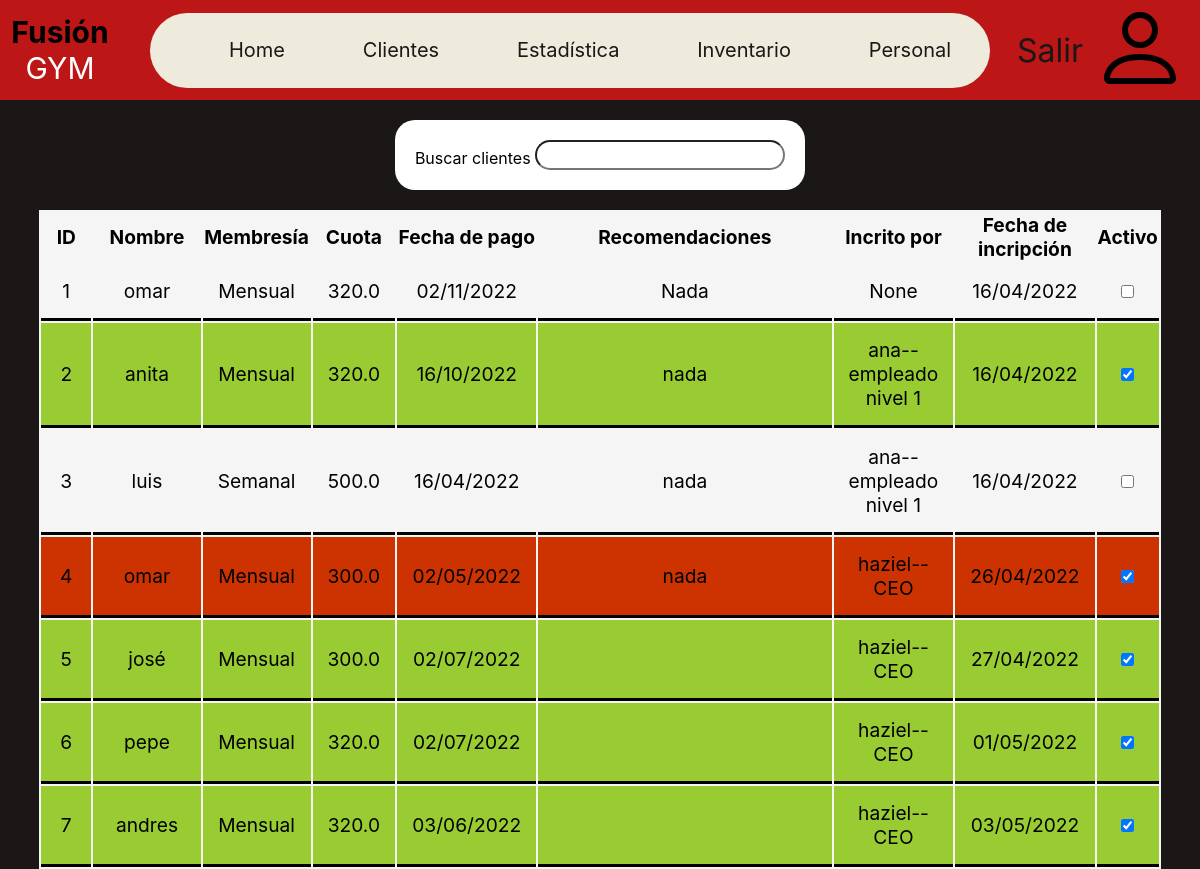
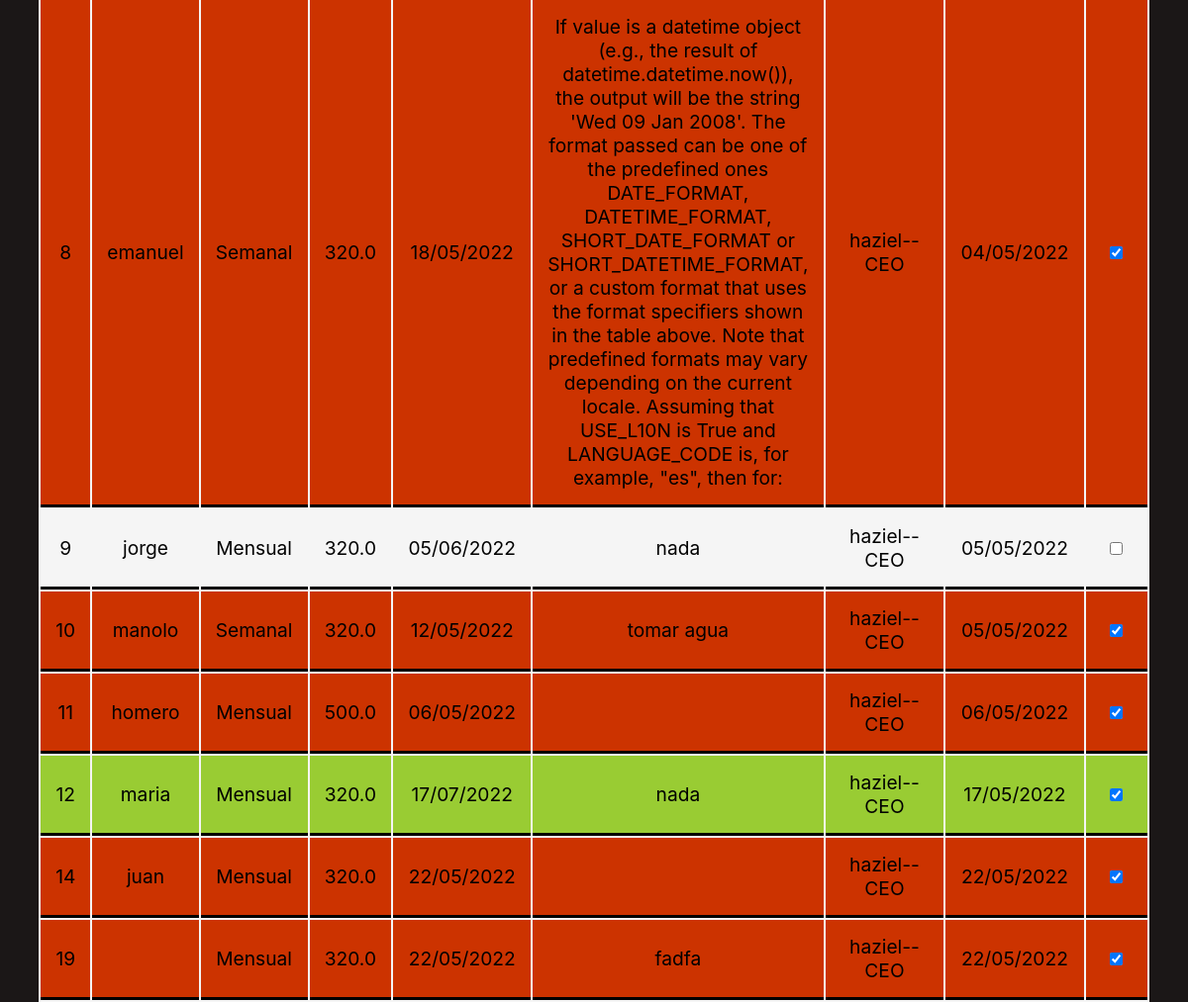
/clientes (signed in), run on an earlier commit of the app's database (2 pictures, top to bottom).
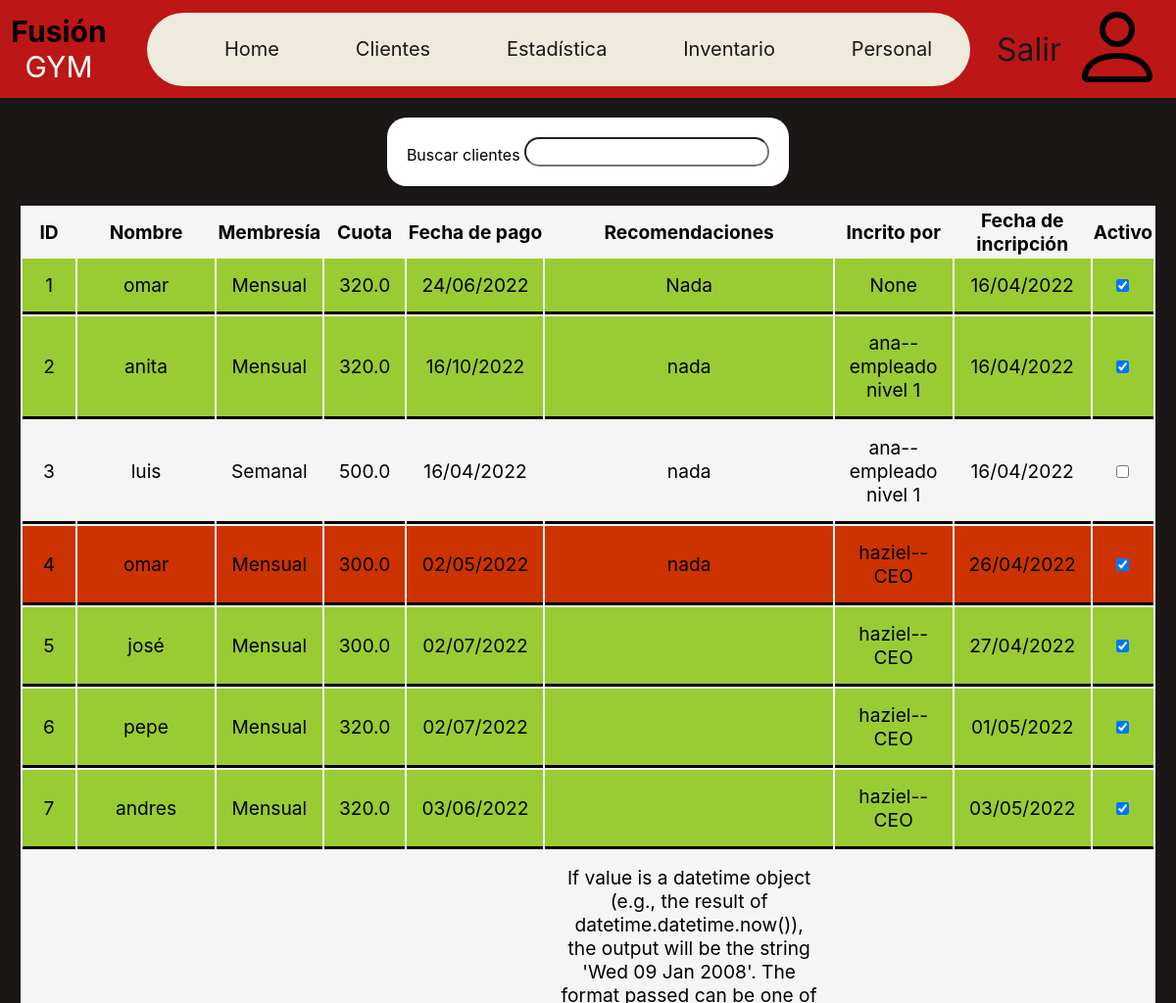
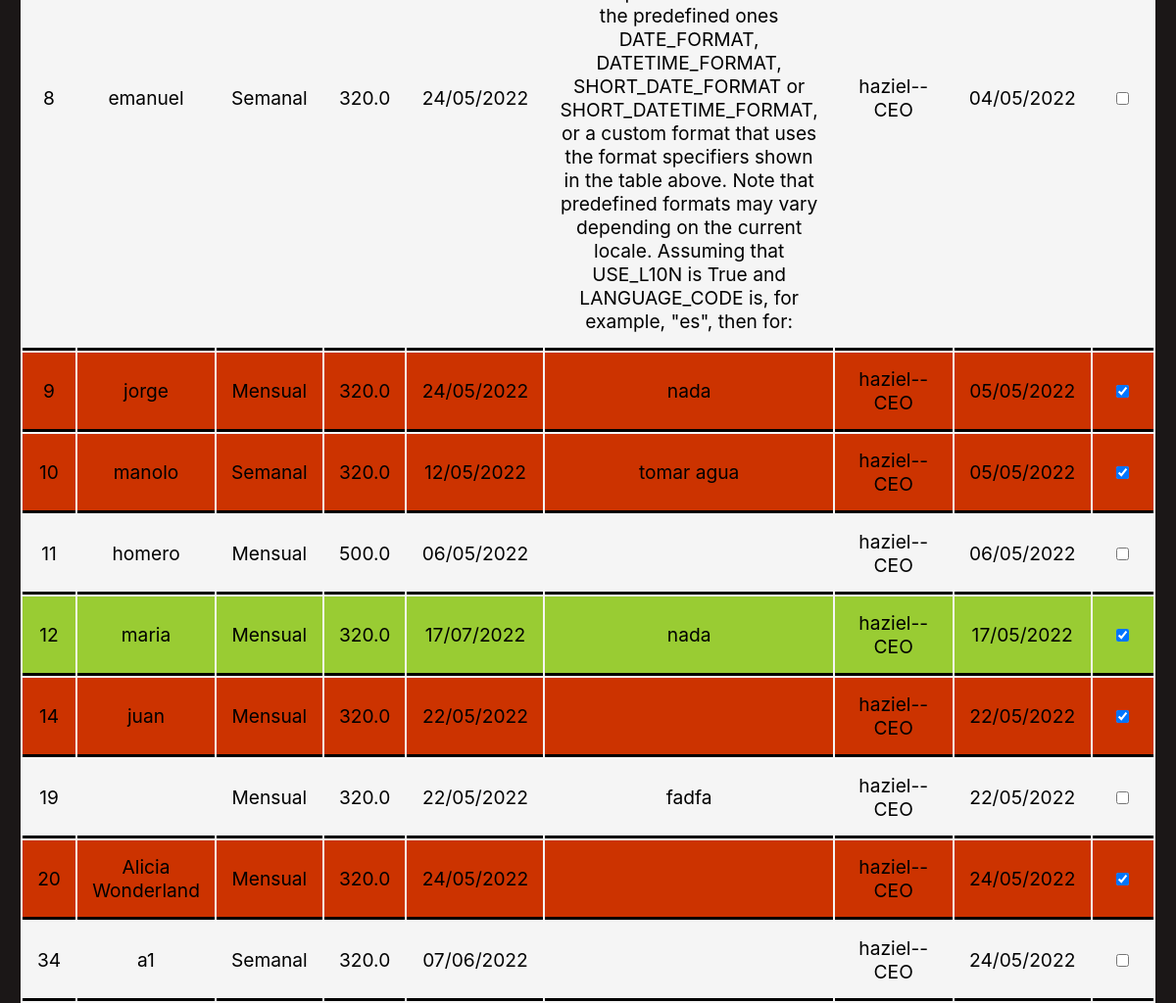
And on a later commit of the database (2 pictures, top to bottom).
### base/models.py (models this page shows, shortened)
class Client(models.Model):
    client_type = ('month', 'week', 'visit')
    client_type_readable = tuple(zip(client_type, client_type))
    inscription = models.DateTimeField(auto_now_add=True)
    membership = models.CharField(
        max_length=50, choices=client_type_readable, default=client_type[0])
    name = models.CharField(max_length=100)
    register_by = models.ForeignKey(
        Staff, on_delete=models.SET_NULL, null=True)
    inscription = models.DateTimeField(auto_now_add=True)
    fee = models.FloatField()
    paid_until = models.DateTimeField(auto_now_add=True)
    advice = models.TextField(default='')
    is_active = models.BooleanField(default=True)
    charges = models.FloatField(default=0)

class Staff(AbstractUser):
    username = models.CharField(max_length=200, default="", unique=True)
    RANKS = (
        'CEO', 'segundo al mando',
        'empleado nivel 1', 'empleado nivel 2')
    ranks_readable = tuple(zip(RANKS, RANKS))
    rank = models.CharField(
        max_length=50, choices=ranks_readable, default=RANKS[-1])
    def __str__(self):
        return f'{self.username}--{self.rank}'

### base/views.py (the view)
# urls.py: path('clientes',views.clients,name='clients'),
@login_required(login_url='login-page')
def clients(req):
    updateClient()
    q = req.GET.get('q') if req.GET.get('q') != None else ''
    clients = Client.objects.filter(Q(name__icontains=q))
    context = {'title':'Clientes', 'clients':clients}
    return render(req,'base/clients.html',context)

### stats/utils/updateClient.py (called while the page is built)
def surcharge(c):
    pass

def updateClient():
    clients = Client.objects.all()
    for c in clients:
        if c.is_active :
            surcharge(c)

### base/templates/base/clients.html (shortened to what this page needs)
{% extends 'main.html' %} {% load static %} {% block content %}
<link rel="stylesheet" href="{% static 'styles/clients.css' %}" />
{% include 'menu.html' %}
<div class="search-clt">
  <form method="GET" action="{% url 'clients' %}">
    <label for="">Buscar clientes</label>
    <input type="search" id="search-bar" name="q" />
  </form>
</div>
<main>
  <table id="table_id">
    <tr>
      <th>ID</th>
      <th>Nombre</th>
      <th>Membresía</th>
      <th>Cuota</th>
      <th>Fecha de pago</th>
      <th>Recomendaciones</th>
      <th>Incrito por</th>
      <th>Fecha de incripción</th>
      <th>Activo</th>
    </tr>
    {% for clt in clients %}
    <tr class="client">
      <td>{{clt.id}}</td>
      <td>{{clt.name}}</td>
      <td>
        {% if clt.membership == 'week' %} Semanal {% else %} Mensual {% endif %}
      </td>
      <td>{{clt.fee}}</td>
      <td class="dateUntil">{{clt.paid_until|date:"d/m/Y"}}</td>
      <td>{{clt.advice}}</td>
      <td>{{clt.register_by}}</td>
      <td>{{clt.inscription|date:"d/m/Y"}}</td>
      <td >
        <input  class ="is_active" id="active{{clt.id}}" type="checkbox" {% if clt.is_active %} checked {% endif %}>
      </td>
    </tr>
    {% endfor %}
  </table>
</main>
{% endblock content %}

### templates/main.html (shortened to what this page needs)
{% load static %}
<!DOCTYPE html>
<html lang="en">
<head>
    <link rel="stylesheet" href="{% static 'styles/main.css' %}">
    <link rel="stylesheet" href="{% static 'styles/modal.css'%}">
</head>
<body>
    {% block content %}
    {% endblock content %}
</body>
</html>

### templates/menu.html
{% load static %}
<div class="menu">
  {% include 'logo.html' %}
  <ul class="menu-bar">
    <li><a href="{% url 'home' %}">Home</a></li>
    <li>
     <a href="{% url 'clients' %}">Clientes</a>
    </li>
    <li>
    <a href="{% url 'stats' %}">Estadística</a>
    </li>
    <li><a href="{% url 'inventory' %}">Inventario</a></li>
    <li>
      <a href="{% url 'staff'%}">Personal</a>
    </li>
  </ul>
  <a href="{% url 'logout' %}" id="logout_a">Salir</a>
   <a href="{% url 'settings' %}"><img src="{% static 'icons/person.svg' %}" alt="user" /> </a>
</div>

### templates/logo.html
{% load static %}
<link rel="stylesheet" href="{% static 'styles/logo.css' %}">
<div class="logo">
        <span id="fusion-span">Fusión</span> <span id="gym-span">GYM</span>
</div>

### static/styles/main.css (style rules this page uses)
body { box-sizing: border-box; background-color: #1b1717; font-family: 'inter'; overflow-x: hidden; }
*, *::after, *::before { box-sizing: inherit; margin: 0; }
.menu { position: sticky; top: 0; font-size: 20px; background-color: #bd1616; height: 100px; display: grid; grid-template-columns: 10vw 75vw 5vw 10vw; grid-template-rows: 100px; justify-items: center; align-items: center; }
.menu a { text-decoration: none; color:#1b1717; }
#logout_a { font-size: 2rem; }
.menu img { width:8vw; }
.menu-bar { background-color: #eeebdd; height: 75%; width: 70vw; border-radius: 44px; list-style: none; display: flex; justify-content: space-around; flex-wrap: wrap; align-items: center; }

### static/styles/clients.css (style rules this page uses)
.search-clt { margin:20px; margin-left: auto; margin-right: auto; display: flex; align-items: center; padding: 10px; width: fit-content; border-radius: 20px; background-color: white; }
.search-clt >* { margin: 10px; }
#search-bar { width: 250px; height: 30px; border-radius: 25px; font-size: 25px; }
main { overflow-x: auto; }
table { background-color: whitesmoke; margin:auto; width:90%; font-size:1.2rem; }
td { border-bottom: 3px solid #000; padding: 15px; text-align: center; }

### static/styles/logo.css (style rules this page uses)
.logo { margin-left:50%; margin-right:50%; font-size:30px; text-align:center; user-select: none; }
#fusion-span { font-weight: bold; }
#gym-span { color:white; }

What changed in the data, as far as the page shows it:
changed Client "Nada": paid_until "02/11/2022" → "24/06/2022"; is_active "☐" → "☑"
changed Client "emanuel": paid_until "18/05/2022" → "24/05/2022"; is_active "☑" → "☐"
changed Client "jorge": paid_until "05/06/2022" → "24/05/2022"; is_active "☐" → "☑"
changed Client "homero": is_active "☑" → "☐"
changed Client "fadfa": is_active "☑" → "☐"
added Client: id "20", name "Alicia Wonderland", membership "Mensual", fee "320.0", paid_until "24/05/2022", register_by "haziel--CEO", inscription "24/05/2022", is_active "☑"
added Client: id "34", name "a1", membership "Semanal", fee "320.0", paid_until "07/06/2022", register_by "haziel--CEO", inscription "24/05/2022"
